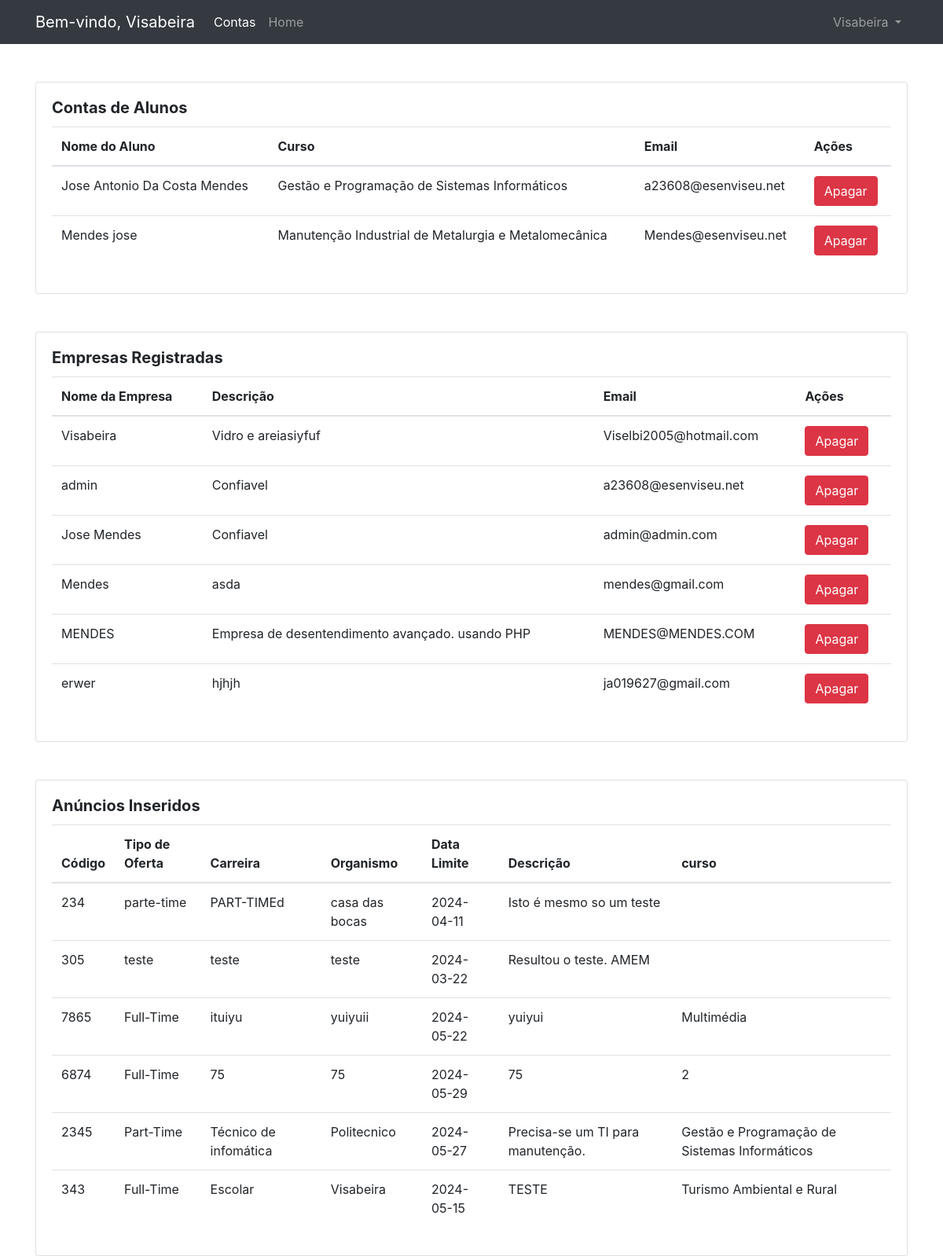
The page /admins/dashboard.php (signed in) on the database its author committed.
### tables this page shows
CREATE TABLE `alunos` (
  `id` int(11) NOT NULL,
  `photo` varchar(255) DEFAULT NULL,
  `username` varchar(50) NOT NULL,
  `password` varchar(255) NOT NULL,
  `curso` varchar(200) NOT NULL,
  `ceated_at` datetime DEFAULT current_timestamp(),
  `email` varchar(200) DEFAULT NULL
);

CREATE TABLE `empresa` (
  `NIF` int(11) NOT NULL,
  `CAE` varchar(255) NOT NULL,
  `nome` varchar(255) NOT NULL,
  `Email` varchar(255) NOT NULL,
  `Morada` varchar(255) NOT NULL,
  `Cod_postal` varchar(10) NOT NULL,
  `Localidade` varchar(255) NOT NULL,
  `Descricao` text DEFAULT NULL,
  `Tipo` varchar(50) DEFAULT NULL,
  `Password` varchar(255) NOT NULL,
  `Validada` tinyint(1) NOT NULL,
  `photo` varchar(255) DEFAULT NULL
);

CREATE TABLE `anuncios` (
  `id` int(255) NOT NULL,
  `codigo` varchar(255) DEFAULT NULL,
  `tipo_de_oferta` varchar(255) DEFAULT NULL,
  `carreira` varchar(255) DEFAULT NULL,
  `organismo` varchar(255) DEFAULT NULL,
  `data_limite` date DEFAULT NULL,
  `Descricao` text NOT NULL,
  `curso_id` varchar(100) NOT NULL,
  `id_empresa` varchar(255) DEFAULT NULL
);

### admins/dashboard.php (the view, shortened to what this page needs)
<!DOCTYPE html>
<html lang="pt-br">
<head>
    <link rel="stylesheet" href="https://maxcdn.bootstrapcdn.com/bootstrap/4.5.2/css/bootstrap.min.css">
    <link href="https://cdn.jsdelivr.net/npm/bootstrap-icons/font/bootstrap-icons.css" rel="stylesheet">
</head>
<body>
    <nav class="navbar navbar-expand-lg navbar-dark bg-dark">
        <div class="container">
            <a class="navbar-brand" href="#">Bem-vindo, <?php echo $_SESSION['username']; ?></a>
            <div class="collapse navbar-collapse" id="navbarNav">
                <ul class="navbar-nav mr-auto">
                    <li class="nav-item active">
                        <a class="nav-link" href="#">Contas</a>
                    </li>
                    <a class="nav-link" href="../index.php">Home</a>
                </ul>
                <ul class="navbar-nav">
                    <li class="nav-item dropdown">
                        <a class="nav-link dropdown-toggle" href="#" id="navbarDropdown" role="button" data-toggle="dropdown" aria-haspopup="true" aria-expanded="false">
                            <?php echo $_SESSION['username']; ?>
                        </a>
                    </li>
                </ul>
            </div>
        </div>
    </nav>
    <div class="container mt-5">
        <div class="row">
            <div class="col">
                <div class="card">
                    <div class="card-body">
                        <h5 class="card-title"><strong>Contas de Alunos</strong></h5>
                        <table class="table">
                            <thead>
                                <tr>
                                    <th>Nome do Aluno</th>
                                    <th>Curso</th>
                                    <th>Email</th>
                                    <th>Ações</th>
                                </tr>
                            </thead>
                            <tbody>
                                <?php
                                $servername = "localhost";
                                $username = "root";
                                $password = "";
                                $dbname = "SITE";
                                $conn = new mysqli($servername, $username, $password, $dbname);
                                $sql_utilizador = "SELECT * FROM Alunos";
                                $result_utilizador = $conn->query($sql_utilizador);
                                if ($result_utilizador->num_rows > 0) {
                                    while ($row = $result_utilizador->fetch_assoc()) {
                                        echo "<tr>";
                                        echo "<td>" . $row["username"] . "</td>";
                                        echo "<td>" . $row["curso"] . "</td>";
                                        echo "<td>" . $row["email"] . "</td>";
                                        echo "<td>
                                                <form method='post'>
                                                    <input type='hidden' name='id' value='" . $row["id"] . "'>
                                                    <button type='submit' class='btn btn-danger' name='deleteUtilizador'>Apagar</button>
                                                </form>
                                              </td>";
                                        echo "</tr>";
                                    }
                                } else {
                                    echo "<tr><td colspan='4'>Nenhuma conta de usuário encontrada</td></tr>";
                                }
                                ?>
                            </tbody>
                        </table>
                    </div>
                </div>
            </div>
        </div>
    </div>
    <div class="container mt-5">
        <div class="row">
            <div class="col">
                <div class="card">
                    <div class="card-body">
                        <h5 class="card-title"><strong>Empresas Registradas</strong></h5>
                        <table class="table">
                            <thead>
                                <tr>
                                    <th>Nome da Empresa</th>
                                    <th>Descrição</th>
                                    <th>Email</th>
                                    <th>Ações</th>
                                </tr>
                            </thead>
                            <tbody>
                                <?php
                                $servername = "localhost";
                                $username = "root";
                                $password = "";
                                $dbname = "SITE";
                                $conn = new mysqli($servername, $username, $password, $dbname);
                                $sql_empresas = "SELECT * FROM empresa";
                                $result_empresas = $conn->query($sql_empresas);
                                if ($result_empresas->num_rows > 0) {
                                    while ($row = $result_empresas->fetch_assoc()) {
                                        echo "<tr>";
                                        echo "<td>" . $row["nome"] . "</td>";
                                        echo "<td>" . $row["Descricao"] . "</td>";
                                        echo "<td>" . $row["Email"] . "</td>";
                                        echo "<td>
                                                <form method='post'>
                                                    <input type='hidden' name='NIF' value='" . $row["NIF"] . "'>
                                                    <button type='submit' class='btn btn-danger' name='deleteEmpresa'>Apagar</button>
                                                </form>
                                              </td>";
                                        echo "</tr>";
                                    }
                                } else {
                                    echo "<tr><td colspan='4'>Nenhuma empresa registrada encontrada</td></tr>";
                                }
                                ?>
                            </tbody>
                        </table>
                    </div>
                </div>
            </div>
        </div>
    </div>
    <div class="container mt-5">
        <div class="row">
            <div class="col">
                <div class="card">
                    <div class="card-body">
                        <h5 class="card-title"><strong>Anúncios Inseridos</strong></h5>
                        <table class="table">
                            <thead>
                                <tr>
                                    <th>Código</th>
                                    <th>Tipo de Oferta</th>
                                    <th>Carreira</th>
                                    <th>Organismo</th>
                                    <th>Data Limite</th>
                                    <th>Descrição</th>
                                    <th>curso</th>
                                </tr>
                            </thead>
                            <tbody>
                                <?php
                                $servername = "localhost";
                                $username = "root";
                                $password = "";
                                $dbname = "SITE";
                                $conn = new mysqli($servername, $username, $password, $dbname);
                                $sql_anuncios = "SELECT * FROM anuncios";
                                $result_anuncios = $conn->query($sql_anuncios);
                                if ($result_anuncios->num_rows > 0) {
                                    while ($row = $result_anuncios->fetch_assoc()) {
                                        echo "<tr>";
                                        echo "<td>" . $row["codigo"] . "</td>";
                                        echo "<td>" . $row["tipo_de_oferta"] . "</td>";
                                        echo "<td>" . $row["carreira"] . "</td>";
                                        echo "<td>" . $row["organismo"] . "</td>";
                                        echo "<td>" . $row["data_limite"] . "</td>";
                                        echo "<td>" . $row["Descricao"] . "</td>";
                                        echo "<td>" . $row["curso_id"] . "</td>";
                                    }
                                } else {
                                    echo "<tr><td colspan='9'>Nenhum anúncio inserido encontrado</td></tr>";
                                }
                                ?>
                            </tbody>
                        </table>
                    </div>
                </div>
            </div>
        </div>
    </div>
</body>
</html>

### rows shown on the page
alunos: username "Jose Antonio Da Costa Mendes", curso "Gestão e Programação de Sistemas Informáticos", email "a23608@esenviseu.net"
alunos: username "Mendes jose", curso "Manutenção Industrial de Metalurgia e Metalomecânica", email "Mendes@esenviseu.net"
empresa: nome "Visabeira", Descricao "Vidro e areiasiyfuf", Email "Viselbi2005@hotmail.com"
empresa: nome "admin", Descricao "Confiavel", Email "a23608@esenviseu.net"
empresa: nome "Jose Mendes", Descricao "Confiavel", Email "admin@admin.com"
empresa: nome "Mendes", Descricao "asda", Email "mendes@gmail.com"
empresa: nome "MENDES", Descricao "Empresa de desentendimento avançado. usando PHP", Email "MENDES@MENDES.COM"
empresa: nome "erwer", Descricao "hjhjh", Email "ja019627@gmail.com"
anuncios: codigo "234", tipo_de_oferta "parte-time", carreira "PART-TIMEd", organismo "casa das bocas", data_limite "2024-04-11", Descricao "Isto é mesmo so um teste"
anuncios: codigo "305", tipo_de_oferta "teste", carreira "teste", organismo "teste", data_limite "2024-03-22", Descricao "Resultou o teste. AMEM"
anuncios: codigo "7865", tipo_de_oferta "Full-Time", carreira "ituiyu", organismo "yuiyuii", data_limite "2024-05-22", Descricao "yuiyui", curso "Multimédia"
anuncios: codigo "6874", tipo_de_oferta "Full-Time", carreira "75", organismo "75", data_limite "2024-05-29", Descricao "75", curso "2"
anuncios: codigo "2345", tipo_de_oferta "Part-Time", carreira "Técnico de infomática", organismo "Politecnico", data_limite "2024-05-27", Descricao "Precisa-se um TI para manutenção.", curso "Gestão e Programação de Sistemas Informáticos"
anuncios: codigo "343", tipo_de_oferta "Full-Time", carreira "Escolar", organismo "Visabeira", data_limite "2024-05-15", Descricao "TESTE", curso "Turismo Ambiental e Rural"

### other values the page prints
$_SESSION['username'] "Visabeira"
